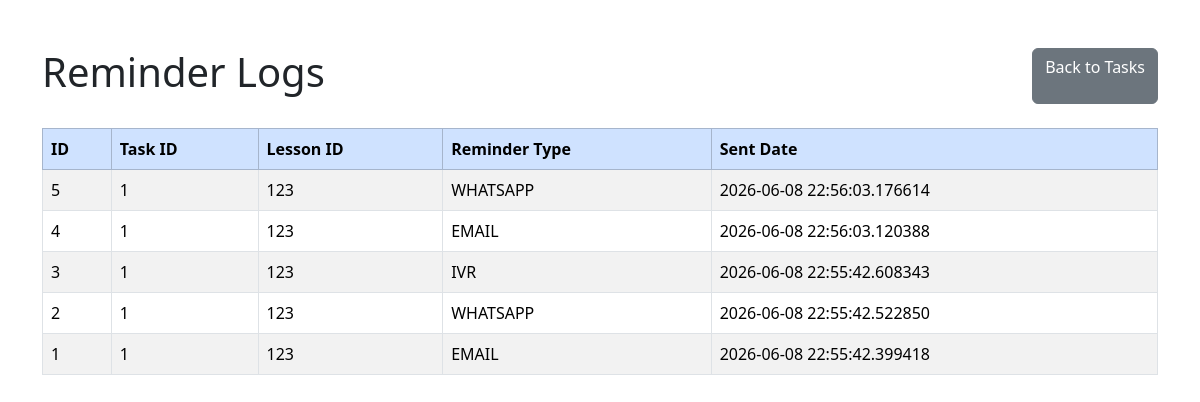
Screenshot of /reminders (signed in) with the database file from the repository.
### app/models/reminder.py (models this page shows)
class ReminderLog(Base):
    __tablename__ = "reminder_logs"
    id: Mapped[int] = mapped_column(primary_key=True, index=True)
    task_item_id: Mapped[int] = mapped_column(
        ForeignKey("task_items.id"),
        nullable=False,
    )
    lesson_id: Mapped[int] = mapped_column(Integer, nullable=False)
    reminder_type: Mapped[str] = mapped_column(String(50), nullable=False)
    sent_date: Mapped[datetime] = mapped_column(DateTime, nullable=False)
    task_item: Mapped[Optional["TaskItem"]] = relationship(
        back_populates="reminder_logs",
    )

### app/routers/reminders.py (the view)
@router.get("")
async def reminder_logs(
    request: Request,
    db: Session = Depends(get_db),
):
    auth_result = require_login(request)
    if isinstance(auth_result, RedirectResponse):
        return auth_result
    logs = db.scalars(
        select(ReminderLog)
        .order_by(ReminderLog.sent_date.desc())
    ).all()
    return templates.TemplateResponse(
        request=request,
        name="reminders.html",
        context={
            "logs": logs,
        },
    )

### app/templates/reminders.html (shortened to what this page needs)
<!DOCTYPE html>
<html lang="en">
<head>
    <link href="https://cdn.jsdelivr.net/npm/bootstrap@5.3.3/dist/css/bootstrap.min.css" rel="stylesheet">
</head>
<body>
<div class="container mt-5">
    <div class="d-flex justify-content-between mb-4">
        <h1>Reminder Logs</h1>
        <a href="/tasks" class="btn btn-secondary">
            Back to Tasks
        </a>
    </div>
    <table class="table table-bordered table-striped">
        <thead class="table-primary">
            <tr>
                <th>ID</th>
                <th>Task ID</th>
                <th>Lesson ID</th>
                <th>Reminder Type</th>
                <th>Sent Date</th>
            </tr>
        </thead>
        <tbody>
            {% if logs %}
                {% for log in logs %}
                <tr>
                    <td>{{ log.id }}</td>
                    <td>{{ log.task_item_id }}</td>
                    <td>{{ log.lesson_id }}</td>
                    <td>{{ log.reminder_type }}</td>
                    <td>{{ log.sent_date }}</td>
                </tr>
                {% endfor %}
            {% else %}
                <tr>
                    <td colspan="5" class="text-center">
                        No reminder logs found.
                    </td>
                </tr>
            {% endif %}
        </tbody>
    </table>
</div>
</body>
</html>

### rows the page displays
ReminderLog: id "5", task_item_id "1", lesson_id "123", reminder_type "WHATSAPP", sent_date "2026-06-08 22:56:03.176614"
ReminderLog: id "4", task_item_id "1", lesson_id "123", reminder_type "EMAIL", sent_date "2026-06-08 22:56:03.120388"
ReminderLog: id "3", task_item_id "1", lesson_id "123", reminder_type "IVR", sent_date "2026-06-08 22:55:42.608343"
ReminderLog: id "2", task_item_id "1", lesson_id "123", reminder_type "WHATSAPP", sent_date "2026-06-08 22:55:42.522850"
ReminderLog: id "1", task_item_id "1", lesson_id "123", reminder_type "EMAIL", sent_date "2026-06-08 22:55:42.399418"
